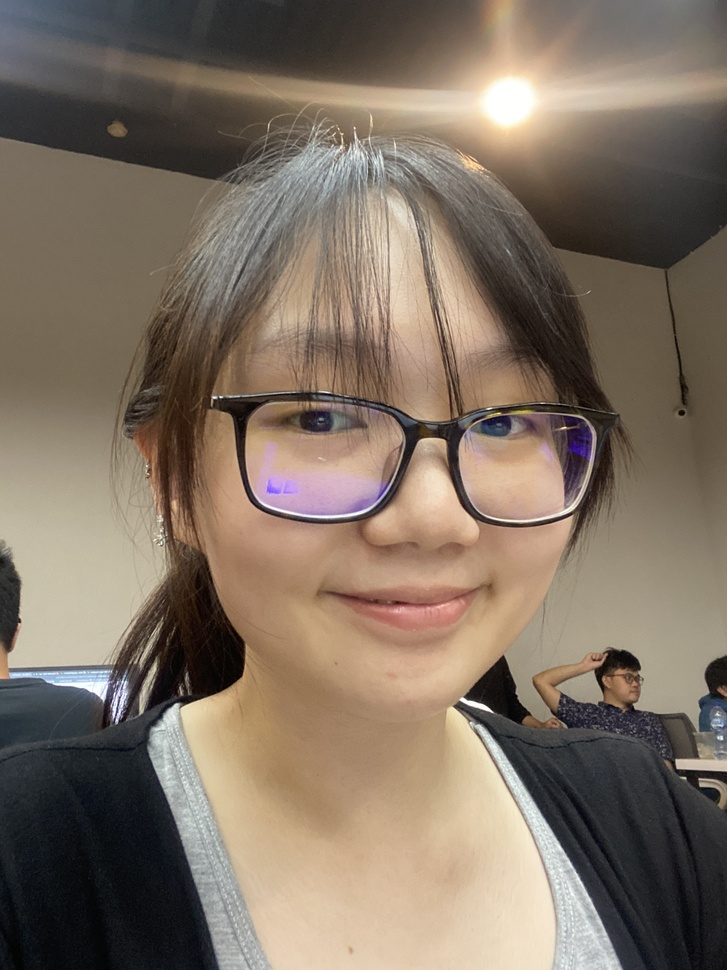
#> input picture user_photo/image_with_landmarks.jpg, 727 x 970 px, shrunk from 2316 x 3088 before the run
$ python -i cascade.py   (imports and definitions only)
#> lines starting #> are read from the running program, lines starting #| are printed output that depends on the picture
import cv2

def cascade_mantap(temp_filename_base):
    # Inisialisasi detektor
#> called with temp_filename_base = '../user_photo/image_with_landmarks.jpg'
    face_detector = cv2.CascadeClassifier('./haarcascade/haarcascade_frontalface_default.xml')
    nose_detector = cv2.CascadeClassifier('./haarcascade/haarcascade_mcs_nose.xml')
    mouth_detector = cv2.CascadeClassifier('./haarcascade/haarcascade_mcs_mouth.xml')
    eye_detector = cv2.CascadeClassifier('./haarcascade/haarcascade_eye.xml')

    img = cv2.imread(temp_filename_base)
#> img is the input picture: shape (970, 727, 3); mean B, G, R 99.3, 113.4, 127.6
    gray = cv2.cvtColor(img, cv2.COLOR_BGR2GRAY)
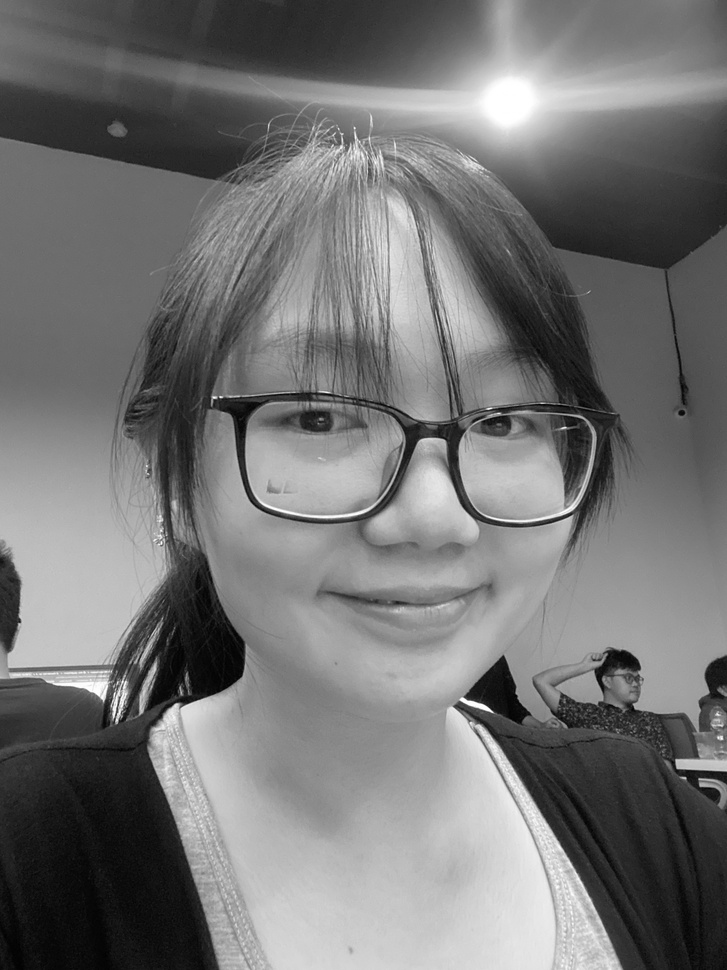
#> gray: shape (970, 727); min 0, max 255, mean 116.1
    faces = face_detector.detectMultiScale(gray, 1.3, 5)
#> faces = [[182, 263, 430, 430]]
    mouth = mouth_detector.detectMultiScale(gray, 1.5, 20)
#> mouth = [[311, 560, 190, 114]]
    nose = nose_detector.detectMultiScale(gray, 1.5, 25)
#> nose = ()
    eyes = eye_detector.detectMultiScale(gray, 1.3, 15)
#> eyes = ()

    print(len(faces))
#| 1
    print(len(mouth))
#| 1
    print(len(nose))
#| 0
    print(len(eyes))
#| 0

    # [5 lines of commented-out code are left out]

    if len(faces) > 0 and len(mouth) > 0 and len(eyes) > 0:
        return 1  # Semua bagian terdeteksi
    else:
        return 0  # Salah satu atau lebih bagian tidak

>>> result = cascade_mantap('../user_photo/image_with_landmarks.jpg')
